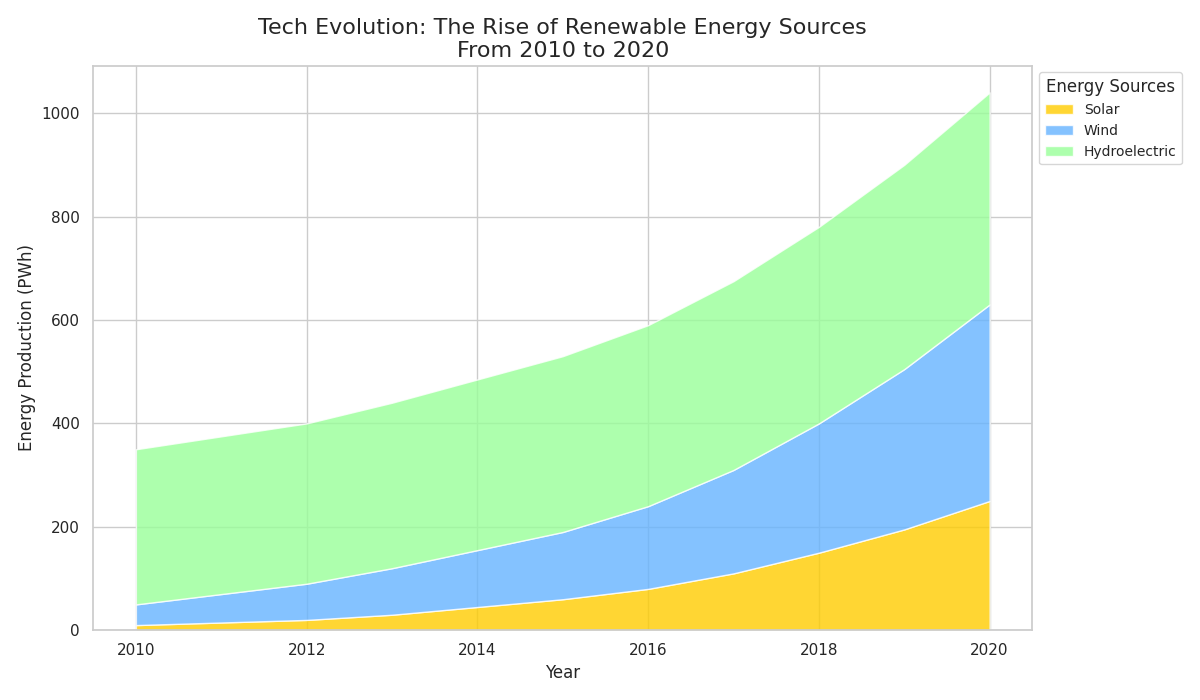

Python code for this plot:
import matplotlib.pyplot as plt
import numpy as np

# Years for the x-axis
years = np.arange(2010, 2021)

# Energy production data for each renewable source (in petawatt-hours) - Biomass removed
solar = np.array([10, 15, 20, 30, 45, 60, 80, 110, 150, 195, 250])
wind = np.array([40, 55, 70, 90, 110, 130, 160, 200, 250, 310, 380])
hydroelectric = np.array([300, 305, 310, 320, 330, 340, 350, 365, 380, 395, 410])

# Set up the plot with a specific size
plt.figure(figsize=(12, 7))

# Create stacked area chart without Biomass
plt.stackplot(years, solar, wind, hydroelectric, 
              labels=['Solar', 'Wind', 'Hydroelectric'],
              colors=['#ffcc00', '#66b3ff', '#99ff99'], 
              alpha=0.8)

# Add a comprehensive title and labels for axes
plt.title("Tech Evolution: The Rise of Renewable Energy Sources\nFrom 2010 to 2020", fontsize=16)
plt.xlabel("Year", fontsize=12)
plt.ylabel("Energy Production (PWh)", fontsize=12)

# Place the legend outside the plot area to avoid data occlusion
plt.legend(loc='upper left', fontsize=10, title='Energy Sources', bbox_to_anchor=(1, 1))

# Enhance layout to prevent overlap and ensure clear visibility of elements
plt.tight_layout()

# Display the final plot
plt.show()
